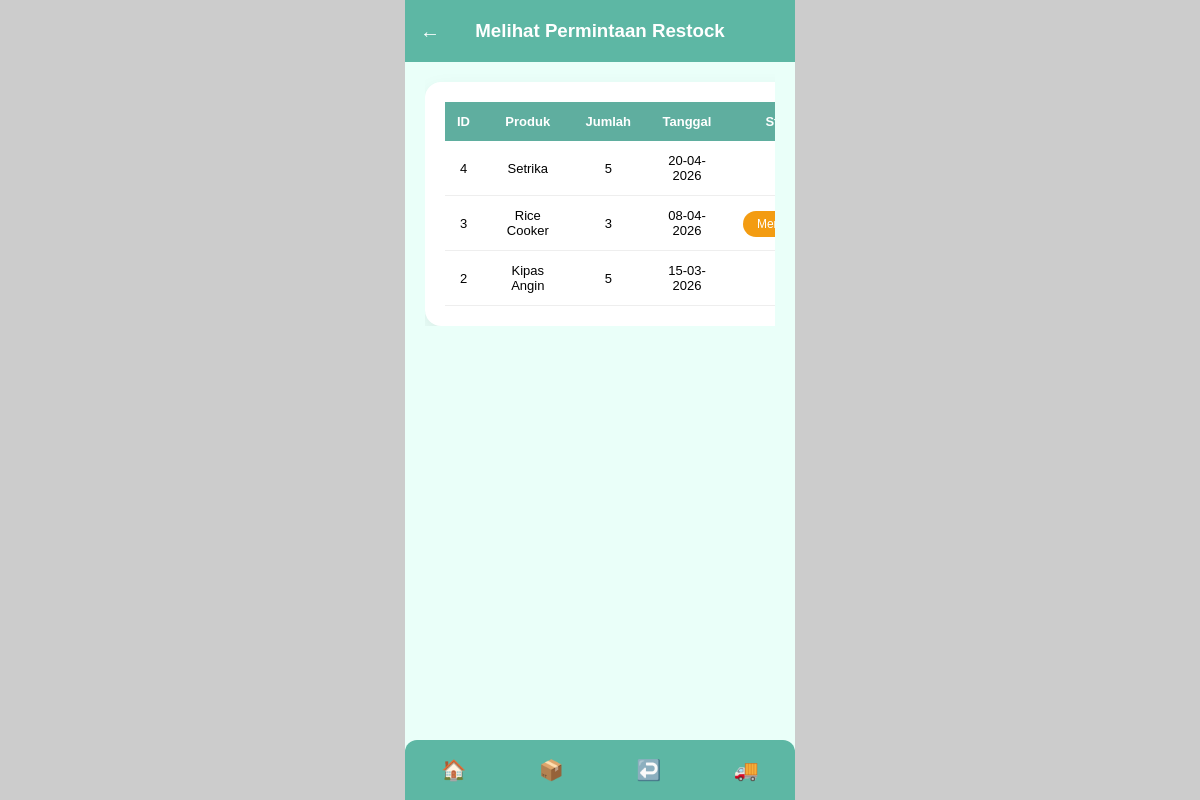
Page /Supplier/melihat_restock.php on the committed database.
### tables this page shows
CREATE TABLE `permintaan_restock` (
  `id` int NOT NULL,
  `produk_id` int DEFAULT NULL,
  `jumlah_permintaan` int DEFAULT NULL,
  `alasan_restock` text,
  `supplier` varchar(100) DEFAULT NULL,
  `tanggal_permintaan` datetime DEFAULT NULL,
  `status` varchar(50) DEFAULT NULL,
  `kondisi_barang` varchar(50) DEFAULT NULL,
  `catatan` text
);

CREATE TABLE `produk` (
  `id` int NOT NULL,
  `nama_produk` varchar(100) NOT NULL,
  `harga` int NOT NULL,
  `stok` int NOT NULL DEFAULT '0',
  `created_at` datetime DEFAULT CURRENT_TIMESTAMP,
  `gambar` varchar(255) DEFAULT NULL,
  `stok_minimum` int DEFAULT NULL
);

### Supplier/melihat_restock.php (the view, shortened to what this page needs)
<?php
include "../config.php";
$query = "
SELECT pr.*, p.nama_produk
FROM permintaan_restock pr
JOIN produk p ON pr.produk_id = p.id
ORDER BY pr.tanggal_permintaan DESC
";
$data = mysqli_query($conn,$query);
?>
<!DOCTYPE html>
<html lang="en">
<head>
    <link rel="stylesheet" href="style_supplier.css">
</head>
<body>
<div class="mobile-wrapper">
    <div class="header1">
        <a href="dashboard_supplier.php" class="back">←</a>
        <h3>Melihat Permintaan Restock</h3>
    </div>
<div class="menu">
<div class="table-scroll">
    <div class="table-card">
        <table class="restock-table">
        <thead>
            <tr>
                <th>ID</th>
                <th>Produk</th>
                <th>Jumlah</th>
                <th>Tanggal</th>
                <th>Status</th>
            </tr>
        </thead>
            <tbody>
            <?php while($row = mysqli_fetch_assoc($data)) { ?>
            <?php
                $status = strtolower(trim($row['status'] ?? 'menunggu'));
            ?>
                <tr>
                    <td><?= $row['id'] ?></td>
                    <td><?= $row['nama_produk'] ?></td>
                    <td><?= $row['jumlah_permintaan'] ?></td>
                    <td><?= date("d-m-Y",strtotime($row['tanggal_permintaan'])) ?></td>
                    <td>
                    <?php
                    if($status=="menunggu"){
                        echo "<span class='badge badge-menunggu'>Menunggu</span>";
                    }
                    elseif($status=="diproses"){
                        echo "<span class='badge badge-diproses'>Diproses</span>";
                    }
                    elseif($status=="dikirim"){
                        echo "<span class='badge badge-dikirim'>Dikirim</span>";
                    }
                    ?>
                    </td>
                </tr>
                <?php } ?>
            </tbody>
        </table>
    </div>
</div>
</div>
    <div class="bottom-nav">
        <a href="dashboard_supplier.php">🏠</a>
        <a href="melihat_restock.php">📦</a>
        <a href="permintaan_retur.php">↩️</a>
        <a href="pengiriman_barang.php">🚚</a>
    </div>
</div>
</body>
</html>

### Supplier/style_supplier.css (style rules this page uses)
* { box-sizing:border-box; margin:0; padding:0; }
body { margin: 0; background: #ccc; display: flex; justify-content: center; font-family: Arial, sans-serif; }
.mobile-wrapper { width: 390px; min-height: 100vh; background: #eafff9; display: flex; flex-direction: column; overflow-x: hidden; }
.header1 { background:#5DB7A4; padding:20px; color: white; position: relative; justify-content: space-between; text-align: center; }
.back { position:absolute; left:15px; top:50%; transform:translateY(-50%); text-decoration:none; font-size:20px; color: white; }
.menu { padding:0 20px 80px 20px; display:flex; flex-direction:column; gap:12px; }
.bottom-nav { position: fixed; bottom: 0; width: 390px; height: 60px; background: #5DB7A4; display: flex; justify-content: space-around; align-items: center; font-size: 22px; border-top-left-radius: 12px; border-top-right-radius: 12px; }
.bottom-nav a { color: white; font-size: 20px; text-decoration: none; }
.table-card { background:white; padding:20px; border-radius:16px; box-shadow:0 8px 20px rgba(0,0,0,0.08); margin-top:20px; min-width:520px; }
.restock-table { width:100%; min-width:450px; border-collapse:collapse; font-size:14px; }
.restock-table th { background:#5fae9f; color:white; padding:12px; font-size:13px; text-align:center; font-weight:600; }
.restock-table td { padding:12px; font-size:13px; text-align:center; border-bottom:1px solid #eee; }
.table-scroll { width:100%; overflow-x:auto; }
.badge { padding:6px 14px; border-radius:20px; font-size:12px; font-weight:500; color:white; }
.badge-menunggu { background:#f39c12; }

### rows in the picture
permintaan_restock: id "4", produk.nama_produk "Setrika", jumlah_permintaan "5", tanggal_permintaan "20-04-2026"
permintaan_restock: id "3", produk.nama_produk "Rice Cooker", jumlah_permintaan "3", tanggal_permintaan "08-04-2026", status "Menunggu"
permintaan_restock: id "2", produk.nama_produk "Kipas Angin", jumlah_permintaan "5", tanggal_permintaan "15-03-2026"
